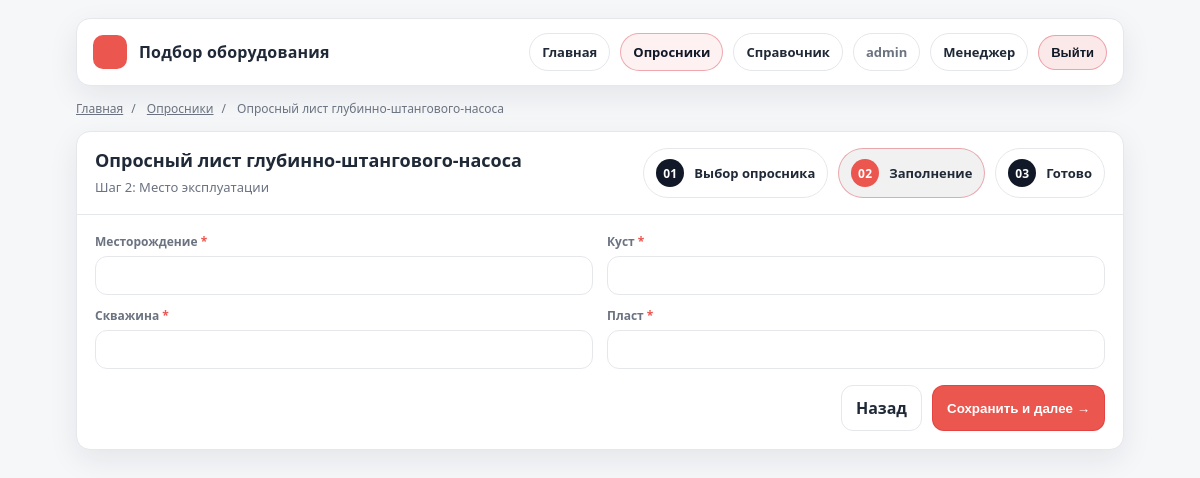
The app's page /q/shgn-vybor-nasosa/step/2/ (signed in) with its own data.
### questionnaires/models.py (models this page shows, shortened)
class Questionnaire(models.Model):
    slug = models.SlugField(unique=True)
    title = models.CharField(max_length=200)
    description = models.TextField(blank=True)
    is_active = models.BooleanField(default=True)

class QuestionnaireStep(models.Model):
    questionnaire = models.ForeignKey(Questionnaire, on_delete=models.CASCADE, related_name="steps")
    order = models.PositiveIntegerField()
    title = models.CharField(max_length=200, blank=True)
    class Meta:
        unique_together = ("questionnaire", "order")
        ordering = ["order"]

class Question(models.Model):
    TEXT = "text"
    NUMBER = "number"
    SELECT = "select"
    CHECKBOX = "checkbox"
    TYPES = [
        (TEXT, "Text"),
        (NUMBER, "Number"),
        (SELECT, "Select"),
        (CHECKBOX, "Checkbox"),
    ]
    step = models.ForeignKey(QuestionnaireStep, on_delete=models.CASCADE, related_name="questions")
    slug = models.SlugField()
    label = models.CharField(max_length=300)
    help_text = models.CharField(max_length=400, blank=True)
    field_type = models.CharField(max_length=20, choices=TYPES, default=TEXT)
    required = models.BooleanField(default=False)
    class Meta:
        unique_together = ("step", "slug")
    depends_on = models.ForeignKey(
    "self",
    null=True, blank=True,
    on_delete=models.SET_NULL,
    related_name="dependent_questions",
    help_text="Показывать вопрос только если выполнено условие зависимости"
    )
    depends_value = models.CharField(
        max_length=120,
        blank=True,
        help_text="Какое значение должно быть у depends_on (например: sand)"
    )

### questionnaires/views.py (the view, shortened to what this page needs)
# urls.py: path("<slug:slug>/step/<int:step_order>/", views.fill_step, name="fill_step"),
@login_required
def fill_step(request, slug, step_order):
    q = get_object_or_404(Questionnaire, slug=slug, is_active=True)
    step = get_object_or_404(QuestionnaireStep, questionnaire=q, order=step_order)
    draft = _get_draft(request, slug) or {"answers": {}}
    draft_answers = draft.get("answers", {})
    FormClass = build_step_form(step, draft_answers)
    form = FormClass(request.POST or None)
    return render(request, "questionnaires/fill_step.html", {"questionnaire": q, "step": step, "form": form, "draft_answers": draft_answers})

### questionnaires/views.py (called while the page is built)
def _draft_key(slug: str) -> str:
    return f"draft_q_{slug}"

def _get_draft(request, slug: str) -> dict:
    return request.session.get(_draft_key(slug), {})

### templates/questionnaires/fill_step.html (shortened to what this page needs)
{% extends "base.html" %}
{% block crumbs %}
  <div class="crumbs">
    <a href="/">Главная</a><span class="sep">/</span>
    <a href="/q/">Опросники</a><span class="sep">/</span>
    <span>{{ questionnaire.title }}</span>
  </div>
{% endblock %}
{% block content %}
  <div class="card">
    <div class="card-head">
      <div>
        <h1 class="card-title">{{ questionnaire.title }}</h1>
        <div class="card-sub">Шаг {{ step.order }}{% if step.title %}: {{ step.title }}{% endif %}</div>
      </div>
      <div class="stepper">
        <div class="step"><span class="num">01</span> Выбор опросника</div>
        <div class="step active"><span class="num">02</span> Заполнение</div>
        <div class="step"><span class="num">03</span> Готово</div>
      </div>
    </div>
    <div class="card-body">
      <form method="post" id="stepForm">
        <div class="form-grid">
          {% for field in form %}
            <div class="q-row"
                 data-field="{{ field.name }}"
                 data-depends-on="{{ field.field.depends_on|default:'' }}"
                 data-depends-value="{{ field.field.depends_value|default:'' }}">
              <label for="{{ field.id_for_label }}">
                {{ field.label }}{% if field.field.required %} <span class="req">*</span>{% endif %}
              </label>
              {{ field }}
            </div>
          {% endfor %}
        </div>
        <div class="actions">
          <a class="btn ghost" href="/q/">Назад</a>
          <button class="btn primary" type="submit">Сохранить и далее →</button>
        </div>
      </form>
    </div>
  </div>
{% endblock %}

### templates/base.html (shortened to what this page needs)
<!doctype html>
<html lang="ru">
<head>
</head>
<body>
  <div class="wrap">
    <div class="top">
      <div class="brand">
        <div class="mark" aria-hidden="true"></div>
        <div>
          <div class="brand-title">Подбор оборудования</div>
        </div>
      </div>
      <div class="nav">
        <a class="link" href="/">Главная</a>
        <a class="link primary" href="/q/">Опросники</a>
        <a class="link" href="/q/handbook/">Справочник</a>
        {% if user.is_authenticated %}
          <span class="pill">{{ user.username }}</span>
          {% if user.is_staff %}
            <a class="link" href="/q/manager/submissions/">Менеджер</a>
          {% endif %}
          <form method="post" action="{% url 'logout' %}" style="display:inline;">
            <button class="link danger" type="submit">Выйти</button>
          </form>
        {% else %}
          <a class="link" href="/accounts/login/">Войти</a>
          <a class="link" href="/accounts/signup/">Регистрация</a>
        {% endif %}
      </div>
    </div>
    {% block crumbs %}{% endblock %}
    {% block content %}{% endblock %}
  </div>
</body>
</html>

### templates/base.html (style rules this page uses)
:root { --bg:#f6f7f9; --card:#ffffff; --text:#1f2937; --muted:#6b7280; --line:#e5e7eb; --accent:#eb564f; --accent2:#111827; --radius:14px; --shadow: 0 10px 30px rgba(17,24,39,.08); }
* { box-sizing:border-box }
body { margin:0; font-family: system-ui, -apple-system, Segoe UI, Roboto, Arial, sans-serif; background: var(--bg); color:var(--text); }
a { color:inherit; text-decoration:none }
.wrap { max-width:1080px; margin:0 auto; padding:18px 16px 64px }
.top { display:flex; align-items:center; justify-content:space-between; gap:16px; padding:14px 16px; background: var(--card); border:1px solid var(--line); border-radius: var(--radius); box-shadow: var(--shadow); }
.brand { display:flex; align-items:center; gap:12px; }
.mark { width:34px; height:34px; border-radius:10px; background: var(--accent); }
.brand-title { font-weight:800; letter-spacing:.2px }
.nav { display:flex; gap:10px; flex-wrap:wrap; align-items:center; justify-content:flex-end }
.link { display:inline-flex; align-items:center; gap:8px; padding:9px 12px; border-radius:999px; border:1px solid var(--line); background: #fff; font-weight:700; font-size:13px; }
.link.primary { border-color: rgba(214,31,44,.35); background: rgba(214,31,44,.06); color: var(--accent2); }
.link.danger { border-color: rgba(214,31,44,.35); background: rgba(214,31,44,.10); color: var(--accent2); }
.pill { display:inline-flex; align-items:center; padding:9px 12px; border-radius:999px; border:1px solid var(--line); background:#fff; color:var(--muted); font-weight:700; font-size:13px; }
.crumbs { margin-top:14px; color:var(--muted); font-size:12px; }
.crumbs a { color:var(--muted); text-decoration:underline }
.crumbs .sep { margin:0 8px }
.card { margin-top:14px; background: var(--card); border:1px solid var(--line); border-radius: var(--radius); box-shadow: var(--shadow); overflow:hidden; }
.card-head { padding:16px 18px; border-bottom:1px solid var(--line); display:flex; align-items:flex-start; justify-content:space-between; gap:14px; }
.card-title { margin:0; font-size:18px; font-weight:900 }
.card-sub { margin-top:6px; color:var(--muted); font-size:13px }
.card-body { padding:18px }
.stepper { display:flex; gap:10px; flex-wrap:wrap }
.step { display:flex; align-items:center; gap:10px; padding:10px 12px; border:1px solid var(--line); border-radius: 999px; background:#fff; font-weight:800; font-size:13px; }
.step .num { width:28px; height:28px; border-radius:999px; display:grid; place-items:center; background: #111827; color:#fff; font-size:12px; letter-spacing:.3px; }
.step.active { border-color: rgba(214,31,44,.35); background: rgba(29, 18, 19, 0.06) }
.step.active .num { background: var(--accent) }
.form-grid { display:grid; grid-template-columns: 1fr 1fr; gap:12px 14px; }
label { display:block; font-size:12px; color:var(--muted); font-weight:800; margin:0 0 6px }
input, select, textarea { width:100%; padding:11px 12px; border-radius: 12px; border:1px solid var(--line); background:#fff; color:var(--text); outline:none; }
.req { color:var(--accent) }
.actions { display:flex; gap:10px; flex-wrap:wrap; justify-content:flex-end; margin-top:16px }
.btn { display:inline-flex; align-items:center; justify-content:center; gap:8px; padding:11px 14px; border-radius: 12px; border:1px solid var(--line); background:#fff; font-weight:900; cursor:pointer; }
.btn.primary { border-color: rgba(214,31,44,.35); background: var(--accent); color:#fff; }
.btn.ghost { background:#fff }

### records on screen
Questionnaire: title "Опросный лист глубинно-штангового-насоса"
QuestionnaireStep: order "2", title "Место эксплуатации"
Question: label "Месторождение"
Question: label "Куст"
Question: label "Скважина"
Question: label "Пласт"

### other values on screen
{{ user.username }} "admin"
